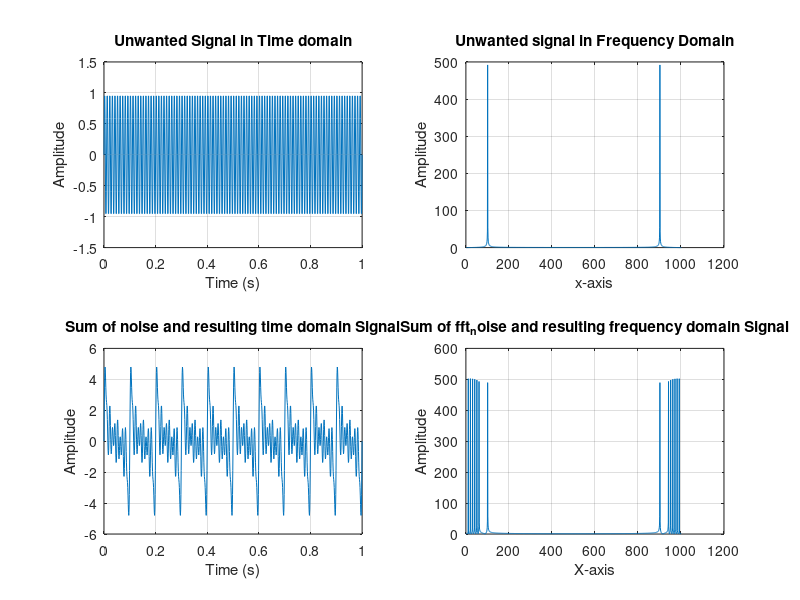

This chart was generated by the following MATLAB code:
% Sinusoidal Signal
clc
clear
close all

t = 0 : 0.001 : 1;
fa = 10;
fb = 20;
fc = 30;
fd = 40;
fe = 50;
ff = 60;

%% Time Domain

a = sin(2*pi*fa*t);
subplot(3, 2, 1)
plot(t, a);
xlabel('Time (s)');
ylabel('Aplitude');
title('Sinusoi Signal With f = 10 Hz');
axis([0, 1, -1.5, 1.5]);
grid on;

b = sin(2*pi*fb*t);
subplot(3, 2, 2)
plot(t, b);
xlabel('Time (s)');
ylabel('Aplitude');
title('Sinusoi Signal With f = 20 Hz');
axis([0, 1, -1.5, 1.5]);
grid on;

c = sin(2*pi*fc*t);
subplot(3, 2, 3)
plot(t, c);
xlabel('Time (s)');
ylabel('Aplitude');
title('Sinusoi Signal With f = 30 Hz');
axis([0, 1, -1.5, 1.5]);
grid on;

d = sin(2*pi*fd*t);
subplot(3, 2, 4)
plot(t, d);
xlabel('Time (s)');
ylabel('Aplitude');
title('Sinusoi Signal With f = 40 Hz');
axis([0, 1, -1.5, 1.5]);
grid on;

e = sin(2*pi*fe*t);
subplot(3, 2, 5)
plot(t, e);
xlabel('Time (s)');
ylabel('Aplitude');
title('Sinusoi Signal With f = 50 Hz');
axis([0, 1, -1.5, 1.5]);
grid on;

F = sin(2*pi*ff*t);
subplot(3, 2, 6)
plot(t, F);
xlabel('Time (s)');
ylabel('Aplitude');
title('Sinusoi Signal With f = 60 Hz');
axis([0, 1, -1.5, 1.5]);
grid on;

%% Frequency Domain

N = length(a);
fft_a = fft(a);
freq_a = (0:N-1)*(fa/N);

subplot(3, 2, 1)
plot(freq_a, abs(fft_a));
xlabel('X-axis');
ylabel('Amplitude');
title('Fourier transform f = 10')
axis([-1, 11, -1.5, 700]);
grid on;

N = length(b);
fft_b = fft(b);

freq_b = (0:N-1)*(fb/N);

subplot(3, 2, 2)
plot(freq_b, abs(fft_b));
xlabel('X-axis');
ylabel('Amplitude');
title('Fourier transform f = 20')
axis([-1, 21, -1.5, 700]);
grid on;

N = length(c);
fft_c = fft(c);

freq_c = (0:N-1)*(fc/N);

subplot(3, 2, 3)
plot(freq_c, abs(fft_c));
xlabel('X-axis');
ylabel('Amplitude');
title('Fourier transform f = 30')
axis([-1, 31, -1.5, 700]);
grid on;

N = length(d);
fft_d = fft(d);
freq_d = (0:N-1)*(fd/N);

subplot(3, 2, 4)
plot(freq_d, abs(fft_d));
xlabel('X-axis');
ylabel('Amplitude');
title('Fourier transform f = 40')
axis([-1, 41, -1.5, 700]);
grid on;

N = length(e);
fft_e = fft(e);
freq_e = (0:N-1)*(fe/N);

subplot(3, 2, 5)
plot(freq_e, abs(fft_e));
xlabel('X-axis');
ylabel('Amplitude');
title('Fourier transform f = 50')
axis([-1, 51, -1.5, 700]);
grid on;

N = length(F);
fft_F = fft(F);
freq_f = (0:N-1)*(ff/N);

subplot(3, 2, 6)
plot(freq_f, abs(fft_F));
xlabel('X-axis');
ylabel('Amplitude');
title('Fourier transform f = 60')
axis([-1, 61, -1.5, 700]);
grid on;

%% Sum of all time domain signals
subplot(2, 1, 1);
time_sum = a + b + c + d + e + F;
plot(t, time_sum);
xlabel('Time (s)');
ylabel('Amplitude');
title('Sum of ALL Time domain Signal');

subplot(2, 1, 2);
freq_sum = fft_a + fft_b + fft_c + fft_d + fft_e + fft_F;
plot(abs(freq_sum));
xlabel('X-axis)');
ylabel('Amplitude');
title('Sum of ALL Frequency domain Signal');

%% Noise Signal
frequency = 100;
noise = sin(2*pi*frequency*t);
subplot(2, 2, 1);
plot(t, noise);
xlabel('Time (s)');
ylabel('Amplitude');
title('Unwanted Signal in Time domain');
axis([0, 1, -1.5, 1.5]);
grid on;


N = length(noise);
fft_noise = fft(noise);
freq_noise = (0:N-1)*(frequency/N);

subplot(2, 2, 2)
plot(abs(fft_noise))
xlabel('x-axis');
ylabel('Amplitude');
title('Unwanted signal in Frequency Domain');
grid on;

subplot(2, 2, 3);
noise_sum = time_sum + noise;
plot(t, noise_sum);
xlabel('Time (s)');
ylabel('Amplitude');
title('Sum of noise and resulting time domain Signal');
%axis([0, 1, -6, 6]);
grid on;

freq_noise_sum = freq_sum + fft_noise;

subplot(2, 2, 4)
plot(abs(freq_noise_sum));
xlabel('X-axis');
ylabel('Amplitude');
title('Sum of fft_noise and resulting frequency domain Signal');
%axis([-61, 61, -1.5, 700]);
grid on;
